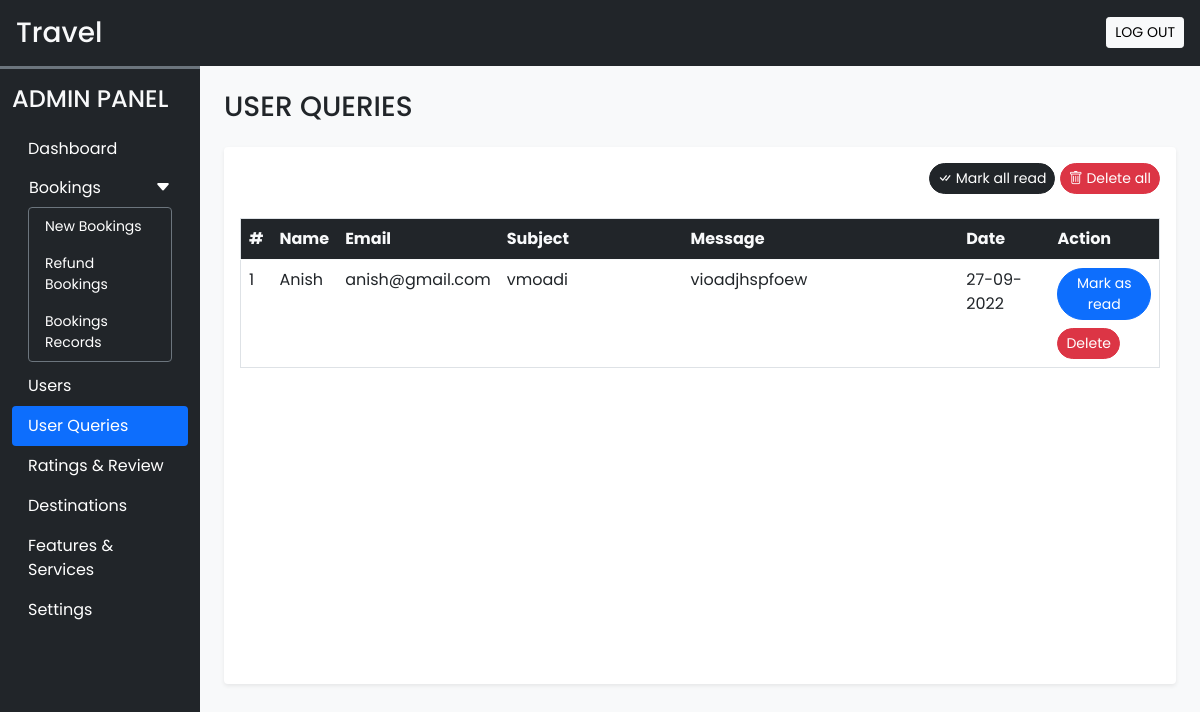
Screenshot of /admin/user_queries.php (signed in) with the database file from the repository.
### tables this page shows
CREATE TABLE `user_queries` (
  `sr_no` int(11) NOT NULL,
  `name` varchar(50) NOT NULL,
  `email` varchar(150) NOT NULL,
  `subject` varchar(200) NOT NULL,
  `message` varchar(500) NOT NULL,
  `datentime` datetime NOT NULL DEFAULT current_timestamp(),
  `seen` tinyint(4) NOT NULL DEFAULT 0
);

### admin/user_queries.php (the view, shortened to what this page needs)
<!DOCTYPE html>
<html lang="en">
<head>
    <?php require('inc/links.php'); ?>
</head>
<body class="bg-light">
    <?php require('inc/header.php'); ?>
    <div class="container-fluid" id="main-content">
        <div class="row">
            <div class="col-lg-10 ms-auto p-4 overflow-hidden">
                <h3 class="mb-4">USER QUERIES</h3>
                <div class="card border-0 shadow-sm mb-4">
                    <div class="card-body">
                        <div class="text-end mb-4">
                            <a href="?seen=all" class="btn btn-dark rounded-pill shadow-none btn-sm">
                                <i class="bi bi-check-all"></i> Mark all read
                            </a>
                            <a href="?del=all" class="btn btn-danger rounded-pill shadow-none btn-sm">
                                <i class="bi bi-trash"></i> Delete all
                            </a>
                        </div>
                        <div class="table-responsive-md" style="height: 450px; overflow-y: scroll;">
                            <table class="table table-hover border">
                                <thead class="sticky-top">
                                    <tr class="bg-dark text-light">
                                        <th scope="col">#</th>
                                        <th scope="col">Name</th>
                                        <th scope="col">Email</th>
                                        <th scope="col" width="20%">Subject</th>
                                        <th scope="col" width="30%">Message</th>
                                        <th scope="col">Date</th>
                                        <th scope="col">Action</th>
                                    </tr>
                                </thead>
                                <tbody>
                                    <?php
                                    $q = "SELECT * FROM `user_queries` ORDER BY `sr_no` DESC";
                                    $data = mysqli_query($con, $q);
                                    $i = 1;
                                    while ($row = mysqli_fetch_assoc($data)) {
                                        $date = date('d-m-Y', strtotime($row['datentime']));
                                        $seen = '';
                                        if ($row['seen'] != 1) {
                                            $seen = "<a href='?seen=$row[sr_no]' class='btn btn-sm rounded-pill btn-primary'>Mark as read</a> <br>";
                                        }
                                        $seen .= "<a href='?del=$row[sr_no]' class='btn btn-sm rounded-pill btn-danger mt-2'>Delete</a>";
                                        echo <<< query
                                                <tr>
                                                    <td>$i</td>
                                                    <td>$row[name]</td>
                                                    <td>$row[email]</td>
                                                    <td>$row[subject]</td>
                                                    <td>$row[message]</td>
                                                    <td>$date</td>
                                                    <td>$seen</td>
                                                </tr>
                                            query;
                                        $i++;
                                    }
                                    ?>
                                </tbody>
                            </table>
                        </div>
                    </div>
                </div>
            </div>
        </div>
    </div>
</body>
</html>

### admin/css/style_admin.css (style rules this page uses)
:root { --teal: #2ec1ac; --teal-hover: #279e8c; }
* { font-family: 'Poppins', sans-serif; }

### rows the page displays
user_queries: name "Anish", email "anish@gmail.com", subject "vmoadi", message "vioadjhspfoew", datentime "27-09-2022"
